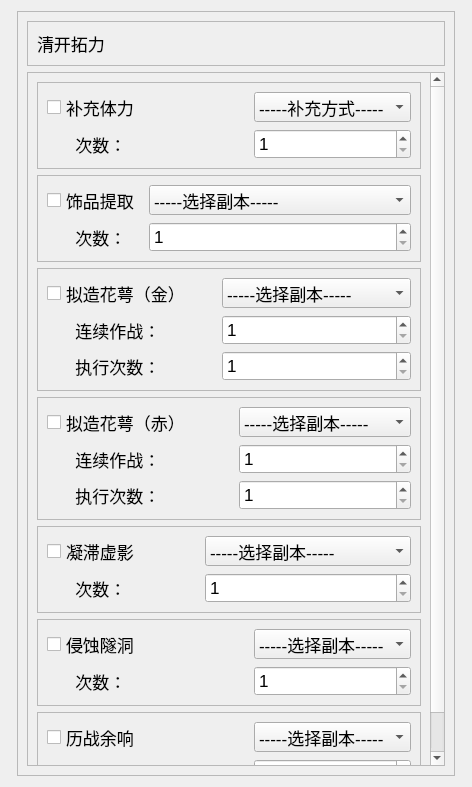
<?xml version="1.0" encoding="UTF-8"?>
<ui version="4.0">
 <class>Form</class>
 <widget class="QWidget" name="Form">
  <property name="geometry">
   <rect>
    <x>0</x>
    <y>0</y>
    <width>472</width>
    <height>787</height>
   </rect>
  </property>
  <property name="font">
   <font>
    <pointsize>13</pointsize>
   </font>
  </property>
  <property name="windowTitle">
   <string>Form</string>
  </property>
  <layout class="QGridLayout" name="gridLayout_8">
   <item row="0" column="0">
    <widget class="QFrame" name="frame">
     <property name="maximumSize">
      <size>
       <width>438</width>
       <height>16777215</height>
      </size>
     </property>
     <property name="frameShape">
      <enum>QFrame::Shape::StyledPanel</enum>
     </property>
     <property name="frameShadow">
      <enum>QFrame::Shadow::Raised</enum>
     </property>
     <layout class="QVBoxLayout" name="verticalLayout_2">
      <item>
       <widget class="QFrame" name="frame_1">
        <property name="frameShape">
         <enum>QFrame::Shape::StyledPanel</enum>
        </property>
        <property name="frameShadow">
         <enum>QFrame::Shadow::Raised</enum>
        </property>
        <layout class="QHBoxLayout" name="horizontalLayout">
         <item>
          <widget class="QLabel" name="label">
           <property name="text">
            <string>清开拓力</string>
           </property>
          </widget>
         </item>
         <item>
          <spacer name="horizontalSpacer">
           <property name="orientation">
            <enum>Qt::Orientation::Horizontal</enum>
           </property>
           <property name="sizeHint" stdset="0">
            <size>
             <width>329</width>
             <height>20</height>
            </size>
           </property>
          </spacer>
         </item>
        </layout>
       </widget>
      </item>
      <item>
       <widget class="QScrollArea" name="scrollArea">
        <property name="widgetResizable">
         <bool>true</bool>
        </property>
        <widget class="QWidget" name="scrollAreaWidgetContents_7">
         <property name="geometry">
          <rect>
           <x>0</x>
           <y>0</y>
           <width>404</width>
           <height>728</height>
          </rect>
         </property>
         <layout class="QVBoxLayout" name="verticalLayout_3">
          <item>
           <widget class="QFrame" name="frame2_1">
            <property name="frameShape">
             <enum>QFrame::Shape::StyledPanel</enum>
            </property>
            <property name="frameShadow">
             <enum>QFrame::Shadow::Raised</enum>
            </property>
            <layout class="QGridLayout" name="gridLayout">
             <item row="0" column="2">
              <widget class="QComboBox" name="comboBox2_1_13">
               <property name="minimumSize">
                <size>
                 <width>0</width>
                 <height>30</height>
                </size>
               </property>
               <item>
                <property name="text">
                 <string>-----补充方式-----</string>
                </property>
               </item>
               <item>
                <property name="text">
                 <string>后备开拓力</string>
                </property>
               </item>
               <item>
                <property name="text">
                 <string>燃料</string>
                </property>
               </item>
               <item>
                <property name="text">
                 <string>星琼</string>
                </property>
               </item>
              </widget>
             </item>
             <item row="1" column="2">
              <widget class="QSpinBox" name="spinBox2_1_23">
               <property name="minimumSize">
                <size>
                 <width>0</width>
                 <height>30</height>
                </size>
               </property>
               <property name="minimum">
                <number>1</number>
               </property>
              </widget>
             </item>
             <item row="1" column="0">
              <widget class="QLabel" name="label2_1_21">
               <property name="text">
                <string>      次数：</string>
               </property>
              </widget>
             </item>
             <item row="0" column="0">
              <widget class="QCheckBox" name="checkBox2_1_11">
               <property name="text">
                <string>补充体力</string>
               </property>
              </widget>
             </item>
             <item row="1" column="1">
              <spacer name="horizontalSpacer2_1_22">
               <property name="orientation">
                <enum>Qt::Orientation::Horizontal</enum>
               </property>
               <property name="sizeHint" stdset="0">
                <size>
                 <width>315</width>
                 <height>20</height>
                </size>
               </property>
              </spacer>
             </item>
             <item row="0" column="1">
              <spacer name="horizontalSpacer2_1_12">
               <property name="orientation">
                <enum>Qt::Orientation::Horizontal</enum>
               </property>
               <property name="sizeHint" stdset="0">
                <size>
                 <width>315</width>
                 <height>20</height>
                </size>
               </property>
              </spacer>
             </item>
            </layout>
           </widget>
          </item>
          <item>
           <widget class="QFrame" name="frame2_2">
            <property name="frameShape">
             <enum>QFrame::Shape::StyledPanel</enum>
            </property>
            <property name="frameShadow">
             <enum>QFrame::Shadow::Raised</enum>
            </property>
            <layout class="QGridLayout" name="gridLayout_2">
             <item row="0" column="0">
              <widget class="QCheckBox" name="checkBox2_2_11">
               <property name="text">
                <string>饰品提取</string>
               </property>
              </widget>
             </item>
             <item row="0" column="2">
              <widget class="QComboBox" name="comboBox2_2_13">
               <property name="minimumSize">
                <size>
                 <width>0</width>
                 <height>30</height>
                </size>
               </property>
               <item>
                <property name="text">
                 <string>-----选择副本-----</string>
                </property>
               </item>
               <item>
                <property name="text">
                 <string>蠹役饥肠（露莎卡/蕉乐园）</string>
                </property>
               </item>
               <item>
                <property name="text">
                 <string>永恒笑剧（都蓝/劫火）</string>
                </property>
               </item>
               <item>
                <property name="text">
                 <string>伴你入眠（茨冈尼亚/出云显世）</string>
                </property>
               </item>
               <item>
                <property name="text">
                 <string>天剑如雨（格拉默/匹诺康尼）</string>
                </property>
               </item>
               <item>
                <property name="text">
                 <string>孽果盘生（繁星/龙骨）</string>
                </property>
               </item>
               <item>
                <property name="text">
                 <string>百年冻土（贝洛伯格/萨尔索图）</string>
                </property>
               </item>
               <item>
                <property name="text">
                 <string>温柔话语（公司/差分机）</string>
                </property>
               </item>
               <item>
                <property name="text">
                 <string>浴火钢心（塔利亚/翁瓦克）</string>
                </property>
               </item>
               <item>
                <property name="text">
                 <string>坚城不倒（太空封印站/仙舟）</string>
                </property>
               </item>
              </widget>
             </item>
             <item row="1" column="2">
              <widget class="QSpinBox" name="spinBox2_2_23">
               <property name="minimumSize">
                <size>
                 <width>0</width>
                 <height>30</height>
                </size>
               </property>
               <property name="minimum">
                <number>1</number>
               </property>
              </widget>
             </item>
             <item row="1" column="0">
              <widget class="QLabel" name="label2_2_21">
               <property name="text">
                <string>      次数：</string>
               </property>
              </widget>
             </item>
             <item row="1" column="1">
              <spacer name="horizontalSpacer2_2_22">
               <property name="orientation">
                <enum>Qt::Orientation::Horizontal</enum>
               </property>
               <property name="sizeHint" stdset="0">
                <size>
                 <width>40</width>
                 <height>20</height>
                </size>
               </property>
              </spacer>
             </item>
             <item row="0" column="1">
              <spacer name="horizontalSpacer2_2_12">
               <property name="orientation">
                <enum>Qt::Orientation::Horizontal</enum>
               </property>
               <property name="sizeHint" stdset="0">
                <size>
                 <width>40</width>
                 <height>20</height>
                </size>
               </property>
              </spacer>
             </item>
            </layout>
           </widget>
          </item>
          <item>
           <widget class="QFrame" name="frame2_3">
            <property name="frameShape">
             <enum>QFrame::Shape::StyledPanel</enum>
            </property>
            <property name="frameShadow">
             <enum>QFrame::Shadow::Raised</enum>
            </property>
            <layout class="QGridLayout" name="gridLayout_3">
             <item row="1" column="0">
              <widget class="QLabel" name="label2_3_21">
               <property name="text">
                <string>      连续作战：</string>
               </property>
              </widget>
             </item>
             <item row="0" column="0" colspan="2">
              <widget class="QCheckBox" name="checkBox2_3_11">
               <property name="text">
                <string>拟造花萼（金）</string>
               </property>
              </widget>
             </item>
             <item row="1" column="2">
              <widget class="QSpinBox" name="spinBox2_3_23">
               <property name="minimumSize">
                <size>
                 <width>0</width>
                 <height>30</height>
                </size>
               </property>
               <property name="minimum">
                <number>1</number>
               </property>
               <property name="maximum">
                <number>6</number>
               </property>
              </widget>
             </item>
             <item row="1" column="1">
              <spacer name="horizontalSpacer2_3_22">
               <property name="orientation">
                <enum>Qt::Orientation::Horizontal</enum>
               </property>
               <property name="sizeHint" stdset="0">
                <size>
                 <width>40</width>
                 <height>20</height>
                </size>
               </property>
              </spacer>
             </item>
             <item row="2" column="0">
              <widget class="QLabel" name="label2_3_31">
               <property name="text">
                <string>      执行次数：</string>
               </property>
              </widget>
             </item>
             <item row="2" column="1">
              <spacer name="horizontalSpacer2_3_32">
               <property name="orientation">
                <enum>Qt::Orientation::Horizontal</enum>
               </property>
               <property name="sizeHint" stdset="0">
                <size>
                 <width>95</width>
                 <height>20</height>
                </size>
               </property>
              </spacer>
             </item>
             <item row="2" column="2">
              <widget class="QSpinBox" name="spinBox2_3_33">
               <property name="minimumSize">
                <size>
                 <width>0</width>
                 <height>30</height>
                </size>
               </property>
               <property name="minimum">
                <number>1</number>
               </property>
              </widget>
             </item>
             <item row="0" column="2">
              <widget class="QComboBox" name="comboBox2_3_13">
               <property name="minimumSize">
                <size>
                 <width>0</width>
                 <height>30</height>
                </size>
               </property>
               <item>
                <property name="text">
                 <string>-----选择副本-----</string>
                </property>
               </item>
               <item>
                <property name="text">
                 <string>回忆之蕾（匹诺康尼）</string>
                </property>
               </item>
               <item>
                <property name="text">
                 <string>以太之蕾（匹诺康尼）</string>
                </property>
               </item>
               <item>
                <property name="text">
                 <string>珍藏之蕾（匹诺康尼）</string>
                </property>
               </item>
               <item>
                <property name="text">
                 <string>回忆之蕾（仙舟罗浮）</string>
                </property>
               </item>
               <item>
                <property name="text">
                 <string>以太之蕾（仙舟罗浮）</string>
                </property>
               </item>
               <item>
                <property name="text">
                 <string>珍藏之蕾（仙舟罗浮）</string>
                </property>
               </item>
               <item>
                <property name="text">
                 <string>回忆之蕾（雅利洛VI）</string>
                </property>
               </item>
               <item>
                <property name="text">
                 <string>以太之蕾（雅利洛VI）</string>
                </property>
               </item>
               <item>
                <property name="text">
                 <string>珍藏之蕾（雅利洛VI）</string>
                </property>
               </item>
              </widget>
             </item>
            </layout>
           </widget>
          </item>
          <item>
           <widget class="QFrame" name="frame2_4">
            <property name="frameShape">
             <enum>QFrame::Shape::StyledPanel</enum>
            </property>
            <property name="frameShadow">
             <enum>QFrame::Shadow::Raised</enum>
            </property>
            <layout class="QGridLayout" name="gridLayout_4">
             <item row="2" column="2">
              <widget class="QSpinBox" name="spinBox2_4_33">
               <property name="minimumSize">
                <size>
                 <width>0</width>
                 <height>30</height>
                </size>
               </property>
               <property name="minimum">
                <number>1</number>
               </property>
              </widget>
             </item>
             <item row="0" column="2">
              <widget class="QComboBox" name="comboBox2_4_13">
               <property name="minimumSize">
                <size>
                 <width>0</width>
                 <height>30</height>
                </size>
               </property>
               <item>
                <property name="text">
                 <string>-----选择副本-----</string>
                </property>
               </item>
               <item>
                <property name="text">
                 <string>月狂獠牙（毁灭）</string>
                </property>
               </item>
               <item>
                <property name="text">
                 <string>净世残刃（毁灭）</string>
                </property>
               </item>
               <item>
                <property name="text">
                 <string>神体琥珀（存护）</string>
                </property>
               </item>
               <item>
                <property name="text">
                 <string>琥珀的坚守（存护）</string>
                </property>
               </item>
               <item>
                <property name="text">
                 <string>逆时一击（巡猎）</string>
                </property>
               </item>
               <item>
                <property name="text">
                 <string>逐星之矢（巡猎）</string>
                </property>
               </item>
               <item>
                <property name="text">
                 <string>万象果实（丰饶）</string>
                </property>
               </item>
               <item>
                <property name="text">
                 <string>永恒之花（丰饶）</string>
                </property>
               </item>
               <item>
                <property name="text">
                 <string>精致色稿（智识）</string>
                </property>
               </item>
               <item>
                <property name="text">
                 <string>智识之钥（智识）</string>
                </property>
               </item>
               <item>
                <property name="text">
                 <string>天外乐章（同谐）</string>
                </property>
               </item>
               <item>
                <property name="text">
                 <string>群星乐章（同谐）</string>
                </property>
               </item>
               <item>
                <property name="text">
                 <string>焚天之魔（虚无）</string>
                </property>
               </item>
               <item>
                <property name="text">
                 <string>沉沦黑曜（虚无）</string>
                </property>
               </item>
              </widget>
             </item>
             <item row="1" column="2">
              <widget class="QSpinBox" name="spinBox2_4_23">
               <property name="minimumSize">
                <size>
                 <width>0</width>
                 <height>30</height>
                </size>
               </property>
               <property name="minimum">
                <number>1</number>
               </property>
               <property name="maximum">
                <number>6</number>
               </property>
              </widget>
             </item>
             <item row="1" column="1">
              <spacer name="horizontalSpacer2_4_22">
               <property name="orientation">
                <enum>Qt::Orientation::Horizontal</enum>
               </property>
               <property name="sizeHint" stdset="0">
                <size>
                 <width>40</width>
                 <height>20</height>
                </size>
               </property>
              </spacer>
             </item>
             <item row="2" column="0">
              <widget class="QLabel" name="label2_4_31">
               <property name="text">
                <string>      执行次数：</string>
               </property>
              </widget>
             </item>
             <item row="2" column="1">
              <spacer name="horizontalSpacer2_4_32">
               <property name="orientation">
                <enum>Qt::Orientation::Horizontal</enum>
               </property>
               <property name="sizeHint" stdset="0">
                <size>
                 <width>29</width>
                 <height>20</height>
                </size>
               </property>
              </spacer>
             </item>
             <item row="1" column="0">
              <widget class="QLabel" name="label2_4_21">
               <property name="text">
                <string>      连续作战：</string>
               </property>
              </widget>
             </item>
             <item row="0" column="0" colspan="2">
              <widget class="QCheckBox" name="checkBox2_4_11">
               <property name="text">
                <string>拟造花萼（赤）</string>
               </property>
              </widget>
             </item>
            </layout>
           </widget>
          </item>
          <item>
           <widget class="QFrame" name="frame2_5">
            <property name="frameShape">
             <enum>QFrame::Shape::StyledPanel</enum>
            </property>
            <property name="frameShadow">
             <enum>QFrame::Shadow::Raised</enum>
            </property>
            <layout class="QGridLayout" name="gridLayout_5">
             <item row="0" column="0">
              <widget class="QCheckBox" name="checkBox2_5_11">
               <property name="text">
                <string>凝滞虚影</string>
               </property>
              </widget>
             </item>
             <item row="0" column="1">
              <spacer name="horizontalSpacer2_5_12">
               <property name="orientation">
                <enum>Qt::Orientation::Horizontal</enum>
               </property>
               <property name="sizeHint" stdset="0">
                <size>
                 <width>40</width>
                 <height>20</height>
                </size>
               </property>
              </spacer>
             </item>
             <item row="0" column="2">
              <widget class="QComboBox" name="comboBox2_5_13">
               <property name="minimumSize">
                <size>
                 <width>0</width>
                 <height>30</height>
                </size>
               </property>
               <item>
                <property name="text">
                 <string>-----选择副本-----</string>
                </property>
               </item>
               <item>
                <property name="text">
                 <string>星际和平工作证（物理）</string>
                </property>
               </item>
               <item>
                <property name="text">
                 <string>幽府通令（物理）</string>
                </property>
               </item>
               <item>
                <property name="text">
                 <string>铁狼碎齿（物理）</string>
                </property>
               </item>
               <item>
                <property name="text">
                 <string>忿火之心（火）</string>
                </property>
               </item>
               <item>
                <property name="text">
                 <string>过热钢刀（火）</string>
                </property>
               </item>
               <item>
                <property name="text">
                 <string>恒温晶壳（火）</string>
                </property>
               </item>
               <item>
                <property name="text">
                 <string>冷藏梦箱（冰）</string>
                </property>
               </item>
               <item>
                <property name="text">
                 <string>苦寒晶壳（冰）</string>
                </property>
               </item>
               <item>
                <property name="text">
                 <string>风雪之角（冰）</string>
                </property>
               </item>
               <item>
                <property name="text">
                 <string>兽馆之钉（雷）</string>
                </property>
               </item>
               <item>
                <property name="text">
                 <string>炼形者雷枝（雷）</string>
                </property>
               </item>
               <item>
                <property name="text">
                 <string>往日之影的雷冠（雷）</string>
                </property>
               </item>
               <item>
                <property name="text">
                 <string>一杯酩酊的时代（风）</string>
                </property>
               </item>
               <item>
                <property name="text">
                 <string>无人遗垢（风）</string>
                </property>
               </item>
               <item>
                <property name="text">
                 <string>暴风之眼（风）</string>
                </property>
               </item>
               <item>
                <property name="text">
                 <string>炙梦喷枪（量子）</string>
                </property>
               </item>
               <item>
                <property name="text">
                 <string>苍猿之钉（量子）</string>
                </property>
               </item>
               <item>
                <property name="text">
                 <string>虚幻铸铁（量子）</string>
                </property>
               </item>
               <item>
                <property name="text">
                 <string>镇灵敕符（虚数）</string>
                </property>
               </item>
               <item>
                <property name="text">
                 <string>往日之影的金饰（虚数）</string>
                </property>
               </item>
              </widget>
             </item>
             <item row="1" column="0">
              <widget class="QLabel" name="label2_5_21">
               <property name="text">
                <string>      次数：</string>
               </property>
              </widget>
             </item>
             <item row="1" column="1">
              <spacer name="horizontalSpacer2_5_22">
               <property name="orientation">
                <enum>Qt::Orientation::Horizontal</enum>
               </property>
               <property name="sizeHint" stdset="0">
                <size>
                 <width>40</width>
                 <height>20</height>
                </size>
               </property>
              </spacer>
             </item>
             <item row="1" column="2">
              <widget class="QSpinBox" name="spinBox2_5_23">
               <property name="minimumSize">
                <size>
                 <width>0</width>
                 <height>30</height>
                </size>
               </property>
               <property name="minimum">
                <number>1</number>
               </property>
              </widget>
             </item>
            </layout>
           </widget>
          </item>
          <item>
           <widget class="QFrame" name="frame2_6">
            <property name="frameShape">
             <enum>QFrame::Shape::StyledPanel</enum>
            </property>
            <property name="frameShadow">
             <enum>QFrame::Shadow::Raised</enum>
            </property>
            <layout class="QGridLayout" name="gridLayout_6">
             <item row="1" column="1">
              <spacer name="horizontalSpacer2_6_22">
               <property name="orientation">
                <enum>Qt::Orientation::Horizontal</enum>
               </property>
               <property name="sizeHint" stdset="0">
                <size>
                 <width>40</width>
                 <height>20</height>
                </size>
               </property>
              </spacer>
             </item>
             <item row="0" column="2">
              <widget class="QComboBox" name="comboBox2_6_13">
               <property name="minimumSize">
                <size>
                 <width>0</width>
                 <height>30</height>
                </size>
               </property>
               <item>
                <property name="text">
                 <string>-----选择副本-----</string>
                </property>
               </item>
               <item>
                <property name="text">
                 <string>勇骑之径</string>
                </property>
               </item>
               <item>
                <property name="text">
                 <string>梦潜之径</string>
                </property>
               </item>
               <item>
                <property name="text">
                 <string>幽冥之径</string>
                </property>
               </item>
               <item>
                <property name="text">
                 <string>药使之径</string>
                </property>
               </item>
               <item>
                <property name="text">
                 <string>野焰之径</string>
                </property>
               </item>
               <item>
                <property name="text">
                 <string>圣颂之径</string>
                </property>
               </item>
               <item>
                <property name="text">
                 <string>睿智之径</string>
                </property>
               </item>
               <item>
                <property name="text">
                 <string>漂泊之径</string>
                </property>
               </item>
               <item>
                <property name="text">
                 <string>迅拳之径</string>
                </property>
               </item>
               <item>
                <property name="text">
                 <string>霜风之径</string>
                </property>
               </item>
              </widget>
             </item>
             <item row="0" column="0">
              <widget class="QCheckBox" name="checkBox2_6_11">
               <property name="text">
                <string>侵蚀隧洞</string>
               </property>
              </widget>
             </item>
             <item row="1" column="2">
              <widget class="QSpinBox" name="spinBox2_6_23">
               <property name="minimumSize">
                <size>
                 <width>0</width>
                 <height>30</height>
                </size>
               </property>
               <property name="minimum">
                <number>1</number>
               </property>
              </widget>
             </item>
             <item row="0" column="1">
              <spacer name="horizontalSpacer2_6_12">
               <property name="orientation">
                <enum>Qt::Orientation::Horizontal</enum>
               </property>
               <property name="sizeHint" stdset="0">
                <size>
                 <width>40</width>
                 <height>20</height>
                </size>
               </property>
              </spacer>
             </item>
             <item row="1" column="0">
              <widget class="QLabel" name="label2_6_21">
               <property name="text">
                <string>      次数：</string>
               </property>
              </widget>
             </item>
            </layout>
           </widget>
          </item>
          <item>
           <widget class="QFrame" name="frame2_7">
            <property name="frameShape">
             <enum>QFrame::Shape::StyledPanel</enum>
            </property>
            <property name="frameShadow">
             <enum>QFrame::Shadow::Raised</enum>
            </property>
            <layout class="QGridLayout" name="gridLayout_7">
             <item row="0" column="2">
              <widget class="QComboBox" name="comboBox2_7_13">
               <property name="minimumSize">
                <size>
                 <width>0</width>
                 <height>30</height>
                </size>
               </property>
               <item>
                <property name="text">
                 <string>-----选择副本-----</string>
                </property>
               </item>
               <item>
                <property name="text">
                 <string>心兽的战场</string>
                </property>
               </item>
               <item>
                <property name="text">
                 <string>尘梦的赞礼</string>
                </property>
               </item>
               <item>
                <property name="text">
                 <string>蛀星的旧靥</string>
                </property>
               </item>
               <item>
                <property name="text">
                 <string>不死的神实</string>
                </property>
               </item>
               <item>
                <property name="text">
                 <string>寒潮的落幕</string>
                </property>
               </item>
               <item>
                <property name="text">
                 <string>毁灭的开端</string>
                </property>
               </item>
              </widget>
             </item>
             <item row="1" column="2">
              <widget class="QSpinBox" name="spinBox2_7_23">
               <property name="minimumSize">
                <size>
                 <width>0</width>
                 <height>30</height>
                </size>
               </property>
               <property name="minimum">
                <number>1</number>
               </property>
               <property name="maximum">
                <number>3</number>
               </property>
              </widget>
             </item>
             <item row="0" column="1">
              <spacer name="horizontalSpacer2_7_12">
               <property name="orientation">
                <enum>Qt::Orientation::Horizontal</enum>
               </property>
               <property name="sizeHint" stdset="0">
                <size>
                 <width>40</width>
                 <height>20</height>
                </size>
               </property>
              </spacer>
             </item>
             <item row="1" column="0">
              <widget class="QLabel" name="label2_7_21">
               <property name="text">
                <string>      次数：</string>
               </property>
              </widget>
             </item>
             <item row="0" column="0">
              <widget class="QCheckBox" name="checkBox2_7_11">
               <property name="text">
                <string>历战余响</string>
               </property>
              </widget>
             </item>
             <item row="1" column="1">
              <spacer name="horizontalSpacer2_7_22">
               <property name="orientation">
                <enum>Qt::Orientation::Horizontal</enum>
               </property>
               <property name="sizeHint" stdset="0">
                <size>
                 <width>40</width>
                 <height>20</height>
                </size>
               </property>
              </spacer>
             </item>
            </layout>
           </widget>
          </item>
         </layout>
        </widget>
       </widget>
      </item>
     </layout>
    </widget>
   </item>
  </layout>
 </widget>
 <resources/>
 <connections/>
</ui>
